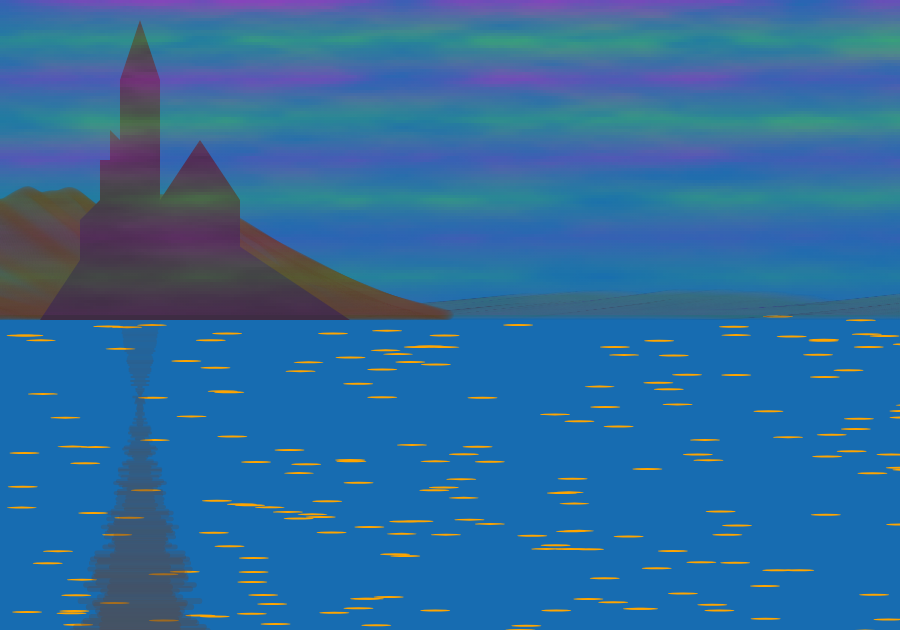
Frame 1 (no input)
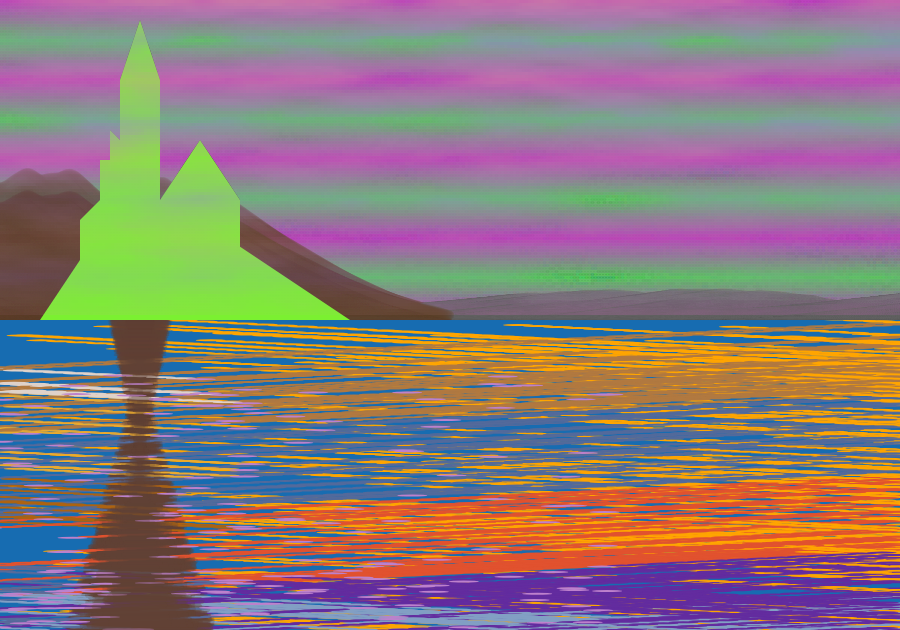
Frame 60 (no input)
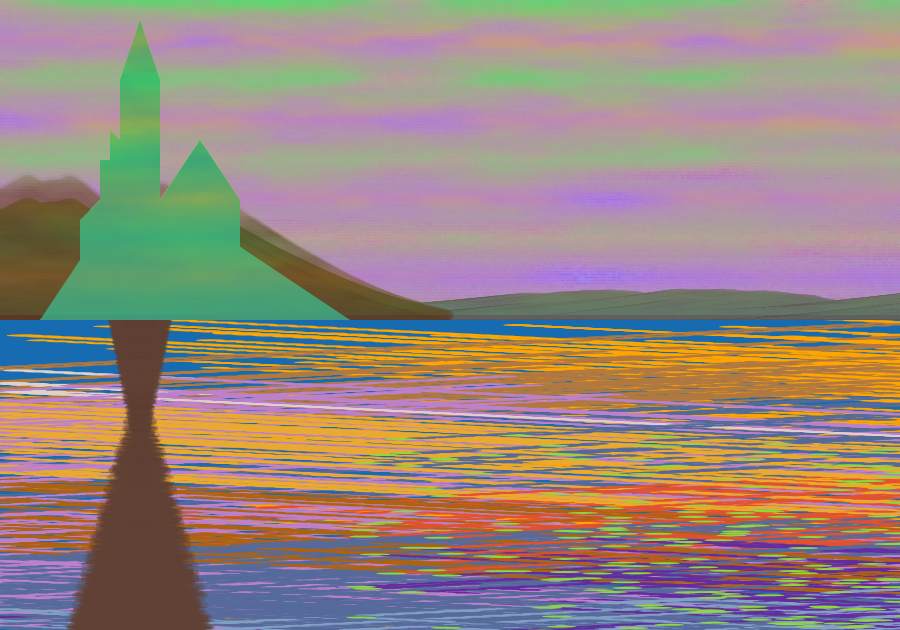
Frame 120 (the mouse pressed at the canvas centre since frame 60)

The p5.js sketch that drew these frames (run headless with seeded random() and noise() and a simulated clock; from frame 60 on, the mouse is pressed at the canvas centre):

// p5.js sketch
// ── sketch.js
// Initialize variables.
let num = 200;
let vecLocation = [];
let vecVelocity = [];
let R = [];
let G = [];
let B = [];
let t;
let mountainHeights = [];
let c1, c2;
let noiseDetailVal = 1; // Add noiseDetailVal.
var a = 0.0, x, y, n, step = 3;
let skyColor1, skyColor2;
let riverColor;
let castleColor1;

// Initialization function: Set canvas and initial state.
function setup() {
createCanvas(900, 630);
background(23, 108, 177);
frameRate(60);
changeColors();  // Set the initial color.
for (let i = 0; i < num; i++) {
vecLocation[i] = createVector(random(0, width), random(height/2, height));
vecVelocity[i] = createVector(20, 1);
R[i] = 255;
G[i] = 165;
B[i] = 0;
}
init();
noStroke();
}

// Draw function.
function draw() {
    if (frameCount % 60 == 0) {  // Change color every 60 frames(every second).
        changeColors();
    }
    if (frameCount % 300 == 0) {  // Change color every 300 frames.
        skyColor1 = color(random(255), random(255), random(255));
    }
river();
shade();
mountain();
deepMountain();
castle();

// Sky gradient with cloud Layers.
for (y = 0; y < height / 2; y += step) {
   let interpColor = getColorForHeight(y);
   for (x = 0; x < width; x += step) {
   n = noise(x / 100., y / 25., t);
   if (n > 0.99) {
   fill('#c96902');
   } else {
   fill(interpColor.levels[0], interpColor.levels[1], interpColor.levels[2], n * map(y, 0, height / 2, 255, 50));
   }
   rect(x, y, step, step);
   }
}
a += 0.1;
}

// Function that randomly changes color.
function changeColors() {
    // Set random color of sky.
    skyColor1 = color(random(255), random(255), random(255));
    skyColor2 = color(random(255), random(255), random(255));
    // Set random color of castle.
    castleColor1 = color(random(255), random(255), random(255));
    // Set random color of river.
    let newRiverColor = color((red(skyColor1) + red(skyColor2)) / 2, 
                              (green(skyColor1) + green(skyColor2)) / 2, 
                              (blue(skyColor1) + blue(skyColor2)) / 2);  // The sky colors as the river color.

    for (let i = 0; i < num; i++) {
        R[i] = red(newRiverColor);
        G[i] = green(newRiverColor);
        B[i] = blue(newRiverColor);
    }
  }

// Function that drawing river.
function river(){
    for (let i = 0; i < num; i++) {
        fill(riverColor);  // Use colors of new river.
        vecLocation[i].add(vecVelocity[i]);
        ellipse(vecLocation[i].x, vecLocation[i].y, 30, 2);
    }
 }

// Function that drawing castle.
function castle(){
    //castle bottom
    fill(castleColor1); // Use new colors.
    triangle(40,320,80,320,80,260);
    triangle(180,300,180,320,200,320);
    triangle(350,320,200,220,220,320);
    
    //castle middle
    rect(100,200,140,100);
    rect(80,220,160,100);
    triangle(80,220,100,220,100,200);
    triangle(160,200,240,200,200,140);
    rect(100,160,60,40);
    quad(110,130,120,140,120,160,110,160);
    rect(120,80,40,80);
    triangle(140,20,160,80,120,80);
}

// Function that drawing initial river.
function river(){
   for (let i = 0; i < num; i++) {
       fill(R[i], G[i], B[i]);
       vecLocation[i].add(vecVelocity[i]);
       ellipse(vecLocation[i].x, vecLocation[i].y, 30, 2);
      
       if (vecLocation[i].x < 0 || vecLocation[i].x > width) {
       vecVelocity[i].x *= -1;
       if (vecLocation[i].x < 0) {
       if (
       abs(vecLocation[i].y) < height/2+height/2 / 4
       ) {
       // light yellow.
       R[i] = 224;
       G[i] = 210;
       B[i] = 201;
       } else if (
       abs(vecLocation[i].y) < height/2+height/2*2 / 4
       ){
       // Fuel yellow.
       R[i] = 234;
       G[i] = 170;
       B[i] = 48;
       } else if (
       abs(vecLocation[i].y) < height/2+height/2*3 / 4
       ){
       R[i] = 173;
       G[i] = 99;
       B[i] = 17;
       }else{
       // Dark blue.
       R[i] = 86;
       G[i] = 107;
       B[i] = 155;
       }
       } else {
       if (
       abs(vecLocation[i].y) < height/2+height/2 / 4
       ) {
       // Brown.
       R[i] = 177;
       G[i] = 121;
       B[i] = 64;
       } else if (
       abs(vecLocation[i].y) < height/2+height/2*2 / 4
       ){
       R[i] = 83;
       G[i] = 106;
       B[i] = 155;
       } else if (
       abs(vecLocation[i].y) < height/2+height/2*3 / 4
       ){
       // Orange.
       R[i] = 225;
       G[i] = 82;
       B[i] = 47;
       }else{
       // Purple
       R[i] = 99;
       G[i] = 44;
       B[i] = 159;
       }
       }
       } // Check boundaries.
       if (vecLocation[i].y < 0 || vecLocation[i].y > height) {
       vecVelocity[i].y *= -1;
       if (vecLocation[i].y < 0) {
       // Brown red.
       R[i] = 182;
       G[i] = 75;
       B[i] = 26;
       } else {
       // Haze blue.
       R[i] = 130;
       G[i] = 159;
       B[i] = 196;
       }
       }
       }
}

// Function of sky color gradient.
function getColorForHeight(y) {
    let h = height / 2;
    if (y < h * (1/8)) {
      return lerpColor(skyColor1, skyColor2, y / (h * (1/8)));
    } else if (y < h * (2/8)) {
      return lerpColor(skyColor2, skyColor1, (y - h * (1/8)) / (h * (1/8)));
    } else if (y < h * (3/8)) {
      return lerpColor(skyColor1, skyColor2, (y - h * (2/8)) / (h * (1/8)));
    } else if (y < h * (4/8)) {
      return lerpColor(skyColor2, skyColor1, (y - h * (3/8)) / (h * (1/8)));
    } else if (y < h * (5/8)) {
      return lerpColor(skyColor1, skyColor2, (y - h * (4/8)) / (h * (1/8)));
    } else if (y < h * (6/8)) {
      return lerpColor(skyColor2, skyColor1, (y - h * (5/8)) / (h * (1/8)));
    } else if (y < h * (7/8)) {
      return lerpColor(skyColor1, skyColor2, (y - h * (6/8)) / (h * (1/8)));
    } else {
      return lerpColor(skyColor2, skyColor1, (y - h * (7/8)) / (h * (1/8)));
    }
  }


// Function that drawing mountain height by using nosieSeed.
function init() {
t = 0;
noiseSeed(int(random(5)));
for (let x = 0; x < width; x++) {
let n = noise(t);
t += 0.01;
mountainHeights[x] = n * 100;
}
c1 = color(0);
c2 = color(0, 102, int(random(100, 255)));
}

// Function that drawing mountain.
function mountain() {
push();
stroke(105,105,105,random(0, 50)/3);
strokeWeight(10);
let rand = (0.1, 0.3)
for (let i = width ; i > 0; i--) {
line(width/3 +i , height / 2 , width /2 +i, height / 2 - (mountainHeights[i] * rand));
}
pop();
}

// Function that drawing deepMountain.
function deepMountain() {
push();
let rand = random(1.5,2)
stroke(92,61,43,random(100, 150)/3);
strokeWeight(10);
for (let x = width; x > 0; x--) {
line(width/ 2 - x, height / 2 , width/3 - x, height / 2 - (mountainHeights[x] * rand));
}
pop();
}

// Function that drawing the shade of castle.
function shade() {
let lenth = random(20, 80);
push();
for (t = 0; t<400; t+=2){
let s = t/12 + lenth / 3 + random(t/10, t/5);
stroke(97,66,54, t/40 + random(150, 200)/3);
strokeWeight(1 + t/60);
line(180 - s, t+height/2, 100 + s, t+height/2);
}
pop()
}
